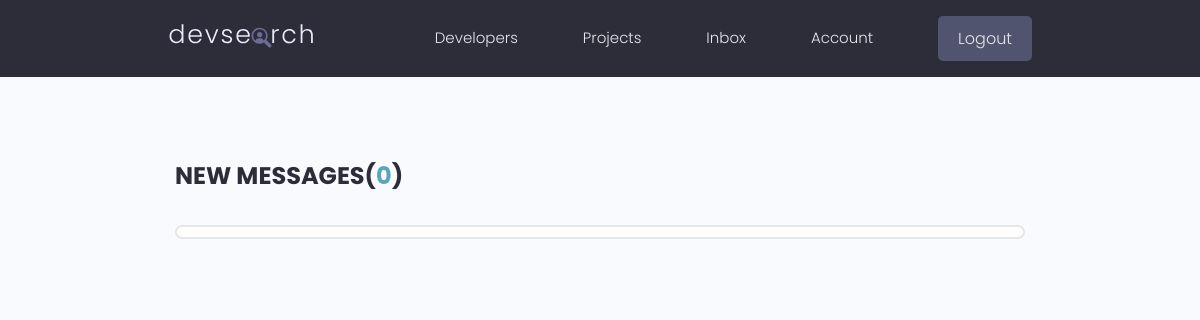
/inbox/ (signed in), run on an earlier commit of the app's database.
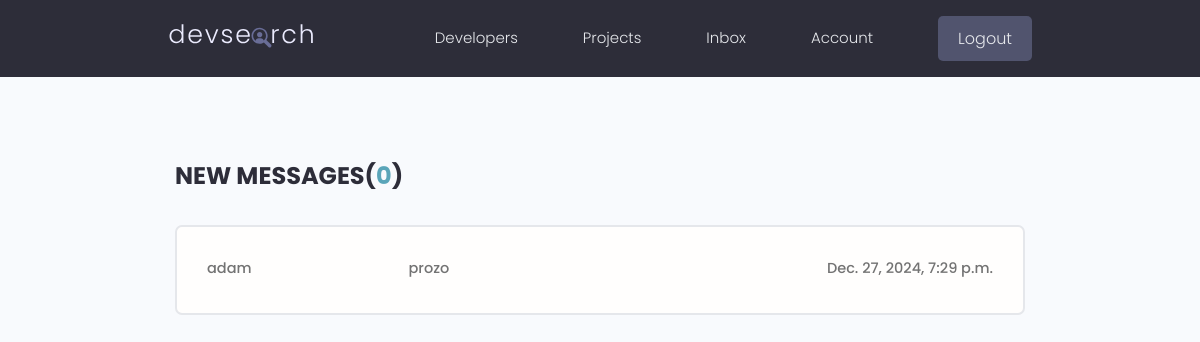
And on a later commit of the database.
### users/models.py (models this page shows, shortened)
class Message(models.Model):
    sender = models.ForeignKey(Profile, on_delete=models.SET_NULL, null=True, blank=True)
    recipient = models.ForeignKey(Profile, on_delete=models.SET_NULL, null=True, blank=True, related_name='messages')
    name = models.CharField(max_length=200, blank=True, null=True)
    email = models.EmailField(max_length=200, blank=True, null=True)
    subject = models.CharField(max_length=200, blank=True, null=True)
    body = models.TextField()
    is_read = models.BooleanField(default=False, null=True)
    created = models.DateTimeField(auto_now_add=True)
    id = models.UUIDField(default=uuid.uuid4, unique=True, primary_key=True, editable=False)
    class Meta:
        ordering = ['is_read', '-created']

### users/views.py (the view)
@login_required(login_url='login')
def inbox(request):
    profile = request.user.profile
    messageRequests = profile.messages.all()
    unreadCount = messageRequests.filter(is_read=False).count()
    context = {'messageRequests': messageRequests, 'unreadCount': unreadCount}
    return render(request, 'users/inbox.html', context)

### users/templates/users/inbox.html
{% extends 'main.html' %}
{% block content %}
<main class="inbox my-xl">
  <div class="content-box">
    <h3 class="inbox__title">New Messages(<span>{{unreadCount}}</span>)</h3>
    <ul class="messages">
      {% for message in messageRequests %}
      {% if message.is_read == False %}
      <li class="message message--unread">
        {% else %}
      <li class="message">
        {% endif %}
        <a href="{% url 'message' message.id %}">
          <span class="message__author">{{message.name}}</span>
          <span class="message__subject">{{message.subject}}</span>
          <span class="message__date">{{message.created}}</span>
        </a>
      </li>
      {% endfor %}
    </ul>
  </div>
</main>
{% endblock content %}

What changed in the data, as far as the page shows it:
added Message: name "adam", subject "prozo", created "Dec. 27, 2024, 7:29 p.m."
